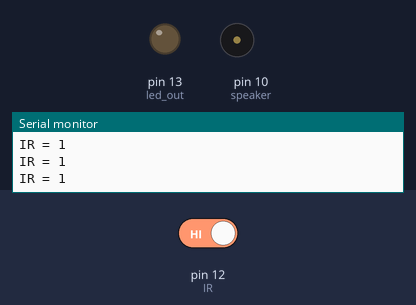
The sketch below on a simulated Arduino Uno, built with avr-gcc and run on an emulated ATmega328P. On the bench: output pins drawn as LEDs (lit = HIGH), buzzer (waves = sounding), the last lines printed to the serial monitor. Inputs (shaded band) come from the test bench; at power-on: pin 12 (IR) HIGH.

Above: at 1.2 s.
1.3 s: pin 12 (IR) driven LOW
At 2.1 s:
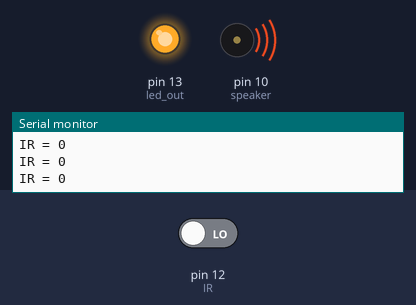
2.8 s: pin 12 (IR) driven HIGH
At 3.1 s:
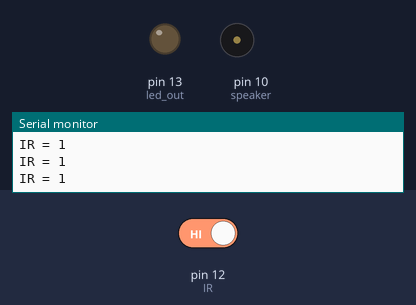
Timing chart, 0 to 5.8 s (numbered marks = the images above; inputs shaded):
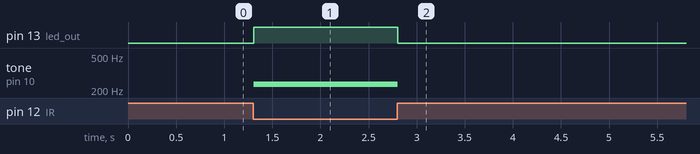

Measured:
- after the input at 1.3 s, pin 13 (led_out): LOW → HIGH at once; tone on pin 10 (speaker): silent → 233 Hz at once
- after the input at 2.8 s, pin 13 (led_out): HIGH → LOW at once; tone on pin 10 (speaker): 233 Hz → silent at once

The sketch:

infra-red.ino
```cpp
/*
  Title: IR
  Author: Guilherme Pedroso de Lima
  Date: Jan 2023
  Updated: --
*/

int detected = 0;
const int IR = 12;
const int led_out = 13;
const int speaker = 10;

void
setup()
  {
  pinMode(IR, INPUT);
  pinMode(led_out, OUTPUT);
  pinMode(speaker, OUTPUT);
  digitalWrite(IR,HIGH);
  Serial.begin(9600);
  }

void
loop()
  {
  detected = digitalRead(IR);

  if(0 == detected)
    {
    digitalWrite(led_out, HIGH);
    tone(speaker, 233 );
    }
  else
    {
    digitalWrite(led_out, LOW);
    noTone(speaker);
    }
  Serial.print("IR = ");
  Serial.println(+detected);
  }
```
